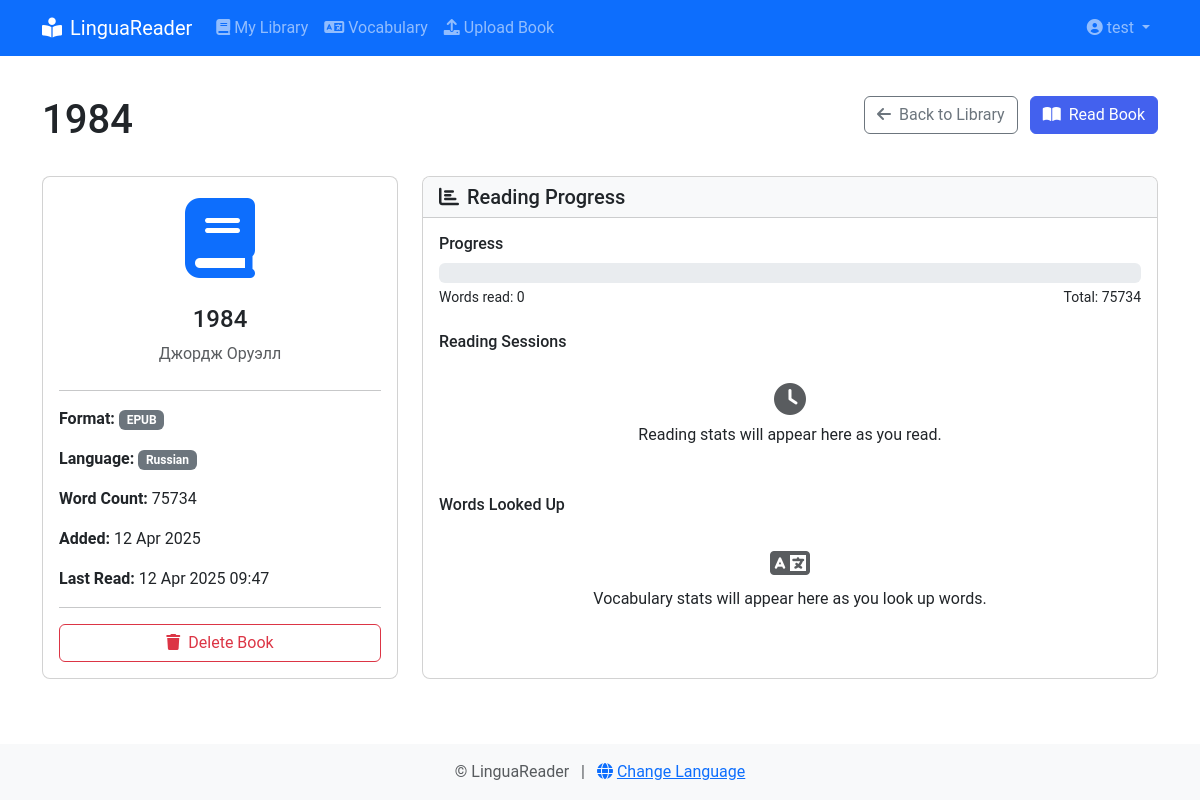
The app's page /books/book/4 (signed in), older data.
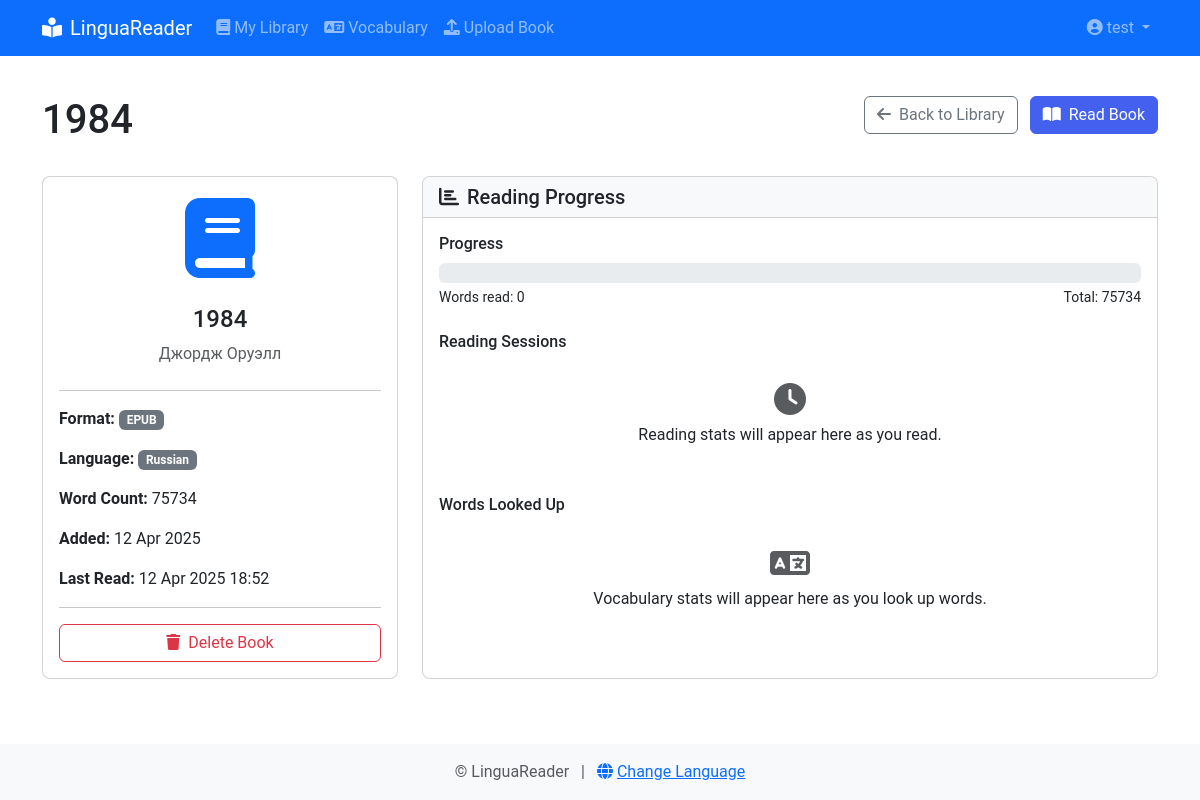
The same page, newer data.
### app/models/__init__.py (models this page shows, shortened)
class Book(db.Model):
    __tablename__ = 'books'
    id = db.Column(db.Integer, primary_key=True)
    title = db.Column(db.String(256), nullable=False)
    author = db.Column(db.String(256), nullable=True)
    language = db.Column(db.String(5), nullable=False)
    file_path = db.Column(db.String(512), nullable=False)
    original_filename = db.Column(db.String(256), nullable=False)
    file_type = db.Column(db.String(10), nullable=False)
    word_count = db.Column(db.Integer, default=0)
    created_at = db.Column(db.DateTime, default=datetime.utcnow)
    last_read_at = db.Column(db.DateTime, nullable=True)
    last_position = db.Column(db.Integer, default=0)  # Last reading position
    user_id = db.Column(db.Integer, db.ForeignKey('users.id'))

### app/routes/book.py (the view)
@book.route('/book/<int:book_id>')
@login_required
def book_details(book_id):
    book = Book.query.filter_by(id=book_id, user_id=current_user.id).first_or_404()
    return render_template('books/details.html', title=book.title, book=book)

### app/__init__.py (called while the page is built)
@login_manager.user_loader
def load_user(user_id):
    return User.query.get(int(user_id))

### app/templates/books/details.html (shortened to what the changed rows need)
{% extends "layout.html" %}
{% block content %}
<div class="row mb-4">
    <div class="col">
        <h1>{{ book.title }}</h1>
    </div>
</div>
<div class="row">
    <div class="col-md-4 mb-4">
        <div class="card h-100">
            <div class="card-body">
                <div class="text-center mb-4">
                    <div class="display-1 mb-3">
                        <i class="fas fa-book text-primary"></i>
                    </div>
                    <h4>{{ book.title }}</h4>
                    <p class="text-muted">{{ book.author or _('Unknown author') }}</p>
                </div>
                <hr>
                <div class="mb-3">
                    <strong>{{ _('Format') }}:</strong>
                    <span class="badge bg-secondary">{{ book.file_type.upper() }}</span>
                </div>
                <div class="mb-3">
                    <strong>{{ _('Language') }}:</strong>
                    <span class="badge bg-{{ book.language|language_color }}">
                        {{ book.language|language_name }}
                    </span>
                </div>
                <div class="mb-3">
                    <strong>{{ _('Word Count') }}:</strong> {{ book.word_count }}
                </div>
                <div class="mb-3">
                    <strong>{{ _('Added') }}:</strong>
                    {{ book.created_at.strftime('%d %b %Y') }}
                </div>
                {% if book.last_read_at %}
                <div class="mb-3">
                    <strong>{{ _('Last Read') }}:</strong>
                    {{ book.last_read_at.strftime('%d %b %Y %H:%M') }}
                </div>
                {% endif %}
                <hr>
                <form action="{{ url_for('book.delete_book', book_id=book.id) }}" method="POST" class="d-grid gap-2" onsubmit="return confirm('{{ _('Are you sure you want to delete this book?') }}')">
                    <button type="submit" class="btn btn-outline-danger">
                    </button>
                </form>
            </div>
        </div>
    </div>
    <div class="col-md-8 mb-4">
        <div class="card h-100">
            <div class="card-body">
                {% if book.last_read_at %}
                <div class="mb-4">
                    <h6>{{ _('Progress') }}</h6>
                    <div class="progress" style="height: 20px;">
                    </div>
                    <div class="d-flex justify-content-between mt-1">
                        <small>{{ _('Words read:') }} {{ book.last_position }}</small>
                        <small>{{ _('Total:') }} {{ book.word_count }}</small>
                    </div>
                </div>
                <div class="mb-4">
                    <h6>{{ _('Reading Sessions') }}</h6>
                    <div class="text-center py-4">
                        <i class="fas fa-clock text-muted mb-2" style="font-size: 2rem;"></i>
                        <p class="mb-0">{{ _('Reading stats will appear here as you read.') }}</p>
                    </div>
                </div>
                <div>
                    <h6>{{ _('Words Looked Up') }}</h6>
                    <div class="text-center py-4">
                        <i class="fas fa-language text-muted mb-2" style="font-size: 2rem;"></i>
                        <p class="mb-0">{{ _('Vocabulary stats will appear here as you look up words.') }}</p>
                    </div>
                </div>
                {% endif %}
            </div>
        </div>
    </div>
</div>
{% endblock %}

Row changes from the older to the newer data that the page shows:
changed Book "Джордж Оруэлл": last_read_at "12 Apr 2025 09:47" → "12 Apr 2025 18:52"
